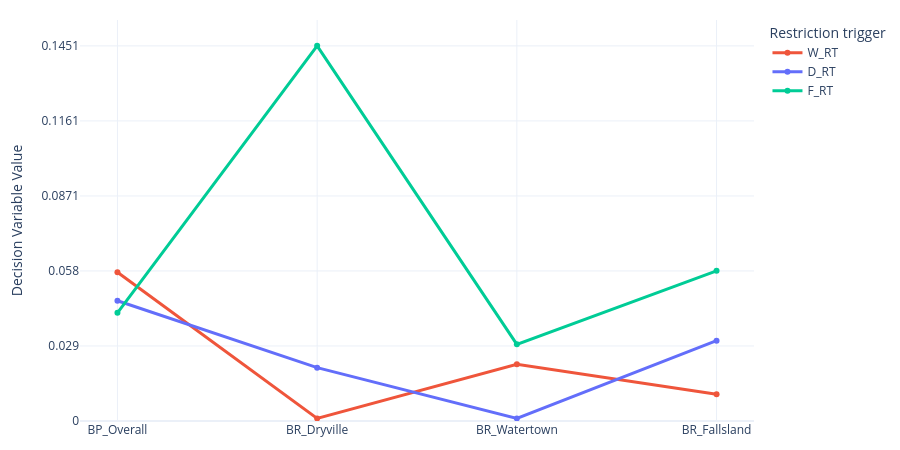

Notebook source saved alongside this figure:
### Code cell
import pandas as pd
import plotly.graph_objects as go

# === CONFIGURATION ===
csv_path = r"C:\Users\Moham073\OneDrive - Universiteit Utrecht\PhD_Project\1st_Year\Work for while I'm in Japan\Trindade_reference_set_dvs.csv"
output_path = r"C:\Users\Moham073\OneDrive - Universiteit Utrecht\PhD_Project\1st_Year\Work for while I'm in Japan\decision_plot_RT.png"

selected_solution_ids = ['BP_Overall', 'BR_Dryville', 'BR_Watertown', 'BR_Fallsland']  # Solution IDs to plot
column_indices = [0, 1, 2]
colors = ['#EF553B', '#636EFA', '#00CC96']  

# === LOAD AND FILTER DATA ===
df = pd.read_csv(csv_path)
df_filtered = df[df['idx'].isin(selected_solution_ids)].copy()
df_filtered.set_index('idx', inplace=True)
df_filtered = df_filtered.loc[selected_solution_ids]

# === PLOT WITH PLOTLY ===
def plot_decision_variables_plotly(df, column_indices, colors, save_path):
    if len(column_indices) != len(colors):
        raise ValueError("Number of colors must match number of selected columns.")
    
    fig = go.Figure()
    all_y_values = []

    for col_idx, color in zip(column_indices, colors):
        col_name = df.columns[col_idx]
        y_values = pd.to_numeric(df.iloc[:, col_idx], errors='coerce')  # force numeric
        all_y_values.extend(y_values.tolist())

        fig.add_trace(go.Scatter(
            x=df.index.astype(str),
            y=y_values,
            mode='lines+markers',
            name=col_name,
            line=dict(color=color, width=3)
        ))

    y_max = max(all_y_values)

    fig.update_layout(
        yaxis=dict(
            range=[0, y_max+0.01],
            tickmode='linear',
            tick0=0,
            dtick=round(y_max / 5, 5) if y_max > 0 else 0.01,
        ),
        yaxis_title="Decision Variable Value",
        template="plotly_white",
        width=900,
        height=450,
        legend_title="Restriction trigger",
        margin=dict(t=20, b=20)
    )

    # === Save the plot as a static image (requires kaleido) ===
    fig.write_image(save_path, scale=2)

    # Optional: show interactive version
    fig.show()

# === RUN ===
plot_decision_variables_plotly(df_filtered, column_indices, colors, output_path)

### Figure 1 — Plotly figure (JSON) as saved in the notebook; plotly's stock layout.template omitted (floating-point values rounded to 4 significant figures)
{"data": [{"line": {"color": "#EF553B", "width": 3}, "mode": "lines+markers", "name": "W_RT", "type": "scatter", "x": ["BP_Overall", "BR_Dryville", "BR_Watertown", "BR_Fallsland"], "y": [0.05751, 0.001, 0.02197, 0.01037]}, {"line": {"color": "#636EFA", "width": 3}, "mode": "lines+markers", "name": "D_RT", "type": "scatter", "x": ["BP_Overall", "BR_Dryville", "BR_Watertown", "BR_Fallsland"], "y": [0.0465, 0.02063, 0.001, 0.03109]}, {"line": {"color": "#00CC96", "width": 3}, "mode": "lines+markers", "name": "F_RT", "type": "scatter", "x": ["BP_Overall", "BR_Dryville", "BR_Watertown", "BR_Fallsland"], "y": [0.04185, 0.1451, 0.02966, 0.05809]}], "layout": {"height": 450, "legend": {"title": {"text": "Restriction trigger"}}, "margin": {"b": 20, "t": 20}, "width": 900, "yaxis": {"dtick": 0.02902, "range": [0, 0.1551], "tick0": 0, "tickmode": "linear", "title": {"text": "Decision Variable Value"}}}}
